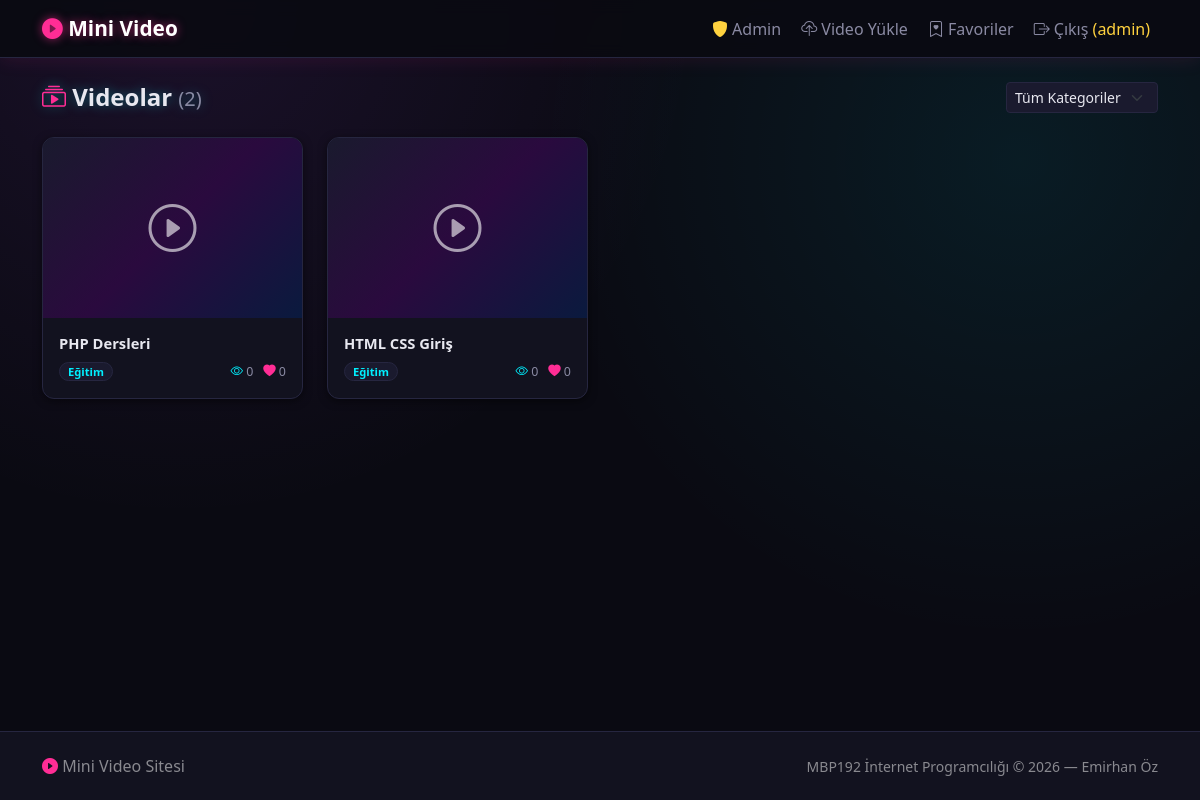
The page / (signed in) on the database its author committed.
### tables this page shows
CREATE TABLE Videos (
    VideoID      INT           AUTO_INCREMENT PRIMARY KEY,
    Title        VARCHAR(200)  NOT NULL,
    Description  TEXT          NULL,
    VideoURL     VARCHAR(500)  NOT NULL,
    ThumbnailURL VARCHAR(500)  NULL,
    CategoryID   INT           NULL,
    UploaderID   INT           NOT NULL,
    ViewCount    INT           NOT NULL DEFAULT 0,
    CreatedAt    DATETIME      NOT NULL DEFAULT CURRENT_TIMESTAMP,
    FOREIGN KEY (CategoryID)  REFERENCES Categories(CategoryID) ON DELETE SET NULL,
    FOREIGN KEY (UploaderID)  REFERENCES Users(UserID) ON DELETE CASCADE
);

CREATE TABLE Categories (
    CategoryID   INT         AUTO_INCREMENT PRIMARY KEY,
    CategoryName VARCHAR(50) NOT NULL UNIQUE
);

### index.php (the view, shortened to what this page needs)
<?php
require_once __DIR__ . '/db.php';
include_once __DIR__ . '/header.php';
$selectedCat = isset($_GET['category']) ? (int)$_GET['category'] : 0;
if ($selectedCat > 0) {
    $stmt = $conn->prepare("
        SELECT v.*, c.CategoryName, u.Username,
               (SELECT COUNT(*) FROM Likes l WHERE l.VideoID = v.VideoID) AS LikeCount
        FROM Videos v
        LEFT JOIN Categories c ON v.CategoryID = c.CategoryID
        JOIN Users u ON v.UploaderID = u.UserID
        WHERE v.CategoryID = ?
        ORDER BY v.CreatedAt DESC
    ");
    $stmt->bind_param('i', $selectedCat);
    $stmt->execute();
    $videos = $stmt->get_result()->fetch_all(MYSQLI_ASSOC);
} else {
    $result = $conn->query("
        SELECT v.*, c.CategoryName, u.Username,
               (SELECT COUNT(*) FROM Likes l WHERE l.VideoID = v.VideoID) AS LikeCount
        FROM Videos v
        LEFT JOIN Categories c ON v.CategoryID = c.CategoryID
        JOIN Users u ON v.UploaderID = u.UserID
        ORDER BY v.CreatedAt DESC
    ");
    $videos = $result->fetch_all(MYSQLI_ASSOC);
}
?>
<div class="container mt-4">
    <div class="d-flex justify-content-between align-items-center mb-4 flex-wrap gap-3">
        <h1 class="page-title mb-0">
            <i class="bi bi-collection-play text-danger"></i> Videolar
            <span class="text-muted fs-5 fw-normal">(<?= count($videos) ?>)</span>
        </h1>
        <form method="GET" class="d-flex gap-2 align-items-center category-filter">
            <select name="category" class="form-select form-select-sm" onchange="this.form.submit()">
                <option value="0">Tüm Kategoriler</option>
            </select>
        </form>
    </div>
    <?php if (empty($videos)): ?>
        <div class="text-center py-5 text-muted">
            <i class="bi bi-camera-video-off" style="font-size:3.5rem; opacity:0.4;"></i>
            <h5 class="mt-3">Bu kategoride video bulunamadı.</h5>
            <a href="index.php" class="btn btn-outline-secondary mt-2">Tüm videolara bak</a>
        </div>
    <?php else: ?>
        <div class="row row-cols-1 row-cols-sm-2 row-cols-md-3 row-cols-xl-4 g-4">
            <?php foreach ($videos as $video): ?>
                <div class="col">
                    <a href="video_detail.php?id=<?= $video['VideoID'] ?>" class="text-decoration-none text-dark">
                        <div class="card video-card h-100">
                            <?php if (!empty($video['ThumbnailURL'])): ?>
                                <div class="thumbnail-placeholder" style="display:none;">
                                    <i class="bi bi-play-circle text-white" style="font-size:3rem;opacity:.6;"></i>
                                </div>
                            <?php else: ?>
                                <div class="thumbnail-placeholder">
                                    <i class="bi bi-play-circle text-white" style="font-size:3rem;opacity:.6;"></i>
                                </div>--
                            <?php endif; ?>
                            <div class="card-body">
                                <h6 class="card-title">
                                    <?= htmlspecialchars($video['Title'], ENT_QUOTES, 'UTF-8') ?>
                                </h6>
                                <div class="card-stats d-flex justify-content-between align-items-center mt-2">
                                    <span>
                                        <?php if ($video['CategoryName']): ?>
                                            <span class="badge bg-secondary badge-category">
                                                <?= htmlspecialchars($video['CategoryName'], ENT_QUOTES, 'UTF-8') ?>
                                            </span>
                                        <?php endif; ?>
                                    </span>
                                    <span>
                                        <i class="bi bi-eye"></i> <?= number_format($video['ViewCount']) ?>
                                        <i class="bi bi-heart-fill text-danger"></i> <?= number_format($video['LikeCount']) ?>
                                    </span>
                                </div>
                            </div>
                        </div>
                    </a>
                </div>
            <?php endforeach; ?>
        </div>
    <?php endif; ?>
</div>
<?php include_once __DIR__ . '/footer.php'; ?>

### style.css (style rules this page uses)
:root { --bg: #0a0a12; --surface: #12121f; --surface-2: #1a1a2e; --border: #262640; --text: #e8e8f0; --text-muted: #8a8aa3; --neon-pink: #ff2d95; --neon-cyan: #00f0ff; --neon-purple: #b14dff; --neon-green: #39ff88; --neon-yellow: #ffd23f; }
body { background-color: var(--bg); background-image: radial-gradient(circle at 15% 0%, rgba(177,77,255,0.10), transparent 40%), radial-gradient(circle at 85% 20%, rgba(0,240,255,0.08), transparent 40%); background-attachment: fixed; color: var(--text); font-family: 'Segoe UI', Tahoma, Geneva, Verdana, sans-serif; }
.text-dark { color: var(--text) !important; }
.text-muted { color: var(--text-muted) !important; }
a { color: var(--neon-cyan); }
.card { background-color: var(--surface); border: 1px solid var(--border) !important; color: var(--text); }
.video-card { border: 1px solid var(--border) !important; border-radius: 12px; overflow: hidden; background-color: var(--surface); box-shadow: 0 2px 8px rgba(0,0,0,0.5); transition: transform 0.2s ease, box-shadow 0.2s ease, border-color 0.2s ease; }
.video-card .thumbnail-placeholder { height: 180px; background: linear-gradient(135deg, #1a1a2e 0%, #2a0a3e 50%, #0a1a3e 100%); display: flex; align-items: center; justify-content: center; }
.video-card .card-title { color: var(--text) !important; font-size: 0.92rem; font-weight: 600; margin-bottom: 6px; display: -webkit-box; -webkit-line-clamp: 2; -webkit-box-orient: vertical; overflow: hidden; line-height: 1.35; }
.video-card .card-stats { font-size: 0.78rem; color: var(--text-muted); }
.video-card .card-stats .bi-eye { color: var(--neon-cyan); }
.form-control, .form-select { background-color: var(--surface-2); border: 1px solid var(--border); color: var(--text); }
.form-label, dt, dd, .card-body, p, h1,h2,h3,h4,h5,h6 { color: var(--text); }
.text-danger { color: var(--neon-pink) !important; }
.badge.bg-secondary { background: var(--surface-2) !important; color: var(--neon-cyan); border: 1px solid var(--border); }
.badge-category { font-size: 0.7rem; padding: 3px 8px; border-radius: 10px; }
.category-filter { max-width: 320px; }
.page-title { font-size: 1.5rem; font-weight: 700; color: var(--text); text-shadow: 0 0 12px rgba(0,240,255,0.35); }
html, body { min-height: 100%; }
body { min-height: 100vh; display: flex; flex-direction: column; }
body > .container, body > .container-fluid { flex: 1 0 auto; }

### rows shown on the page
videos: Title "PHP Dersleri", CategoryID.CategoryName "Eğitim", ViewCount "0", LikeCount "0"
videos: Title "HTML CSS Giriş", CategoryID.CategoryName "Eğitim", ViewCount "0", LikeCount "0"

### other values the page prints
$_SESSION['username'] "admin"
count($videos) "2"
